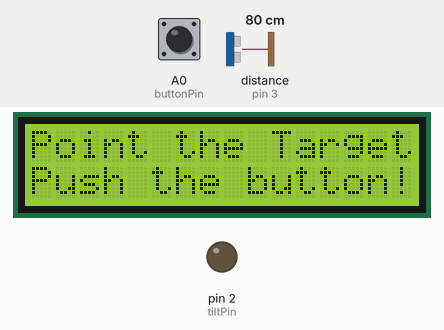
This sketch was run on a simulated Arduino Uno, built with avr-gcc and run on an emulated ATmega328P. On the bench: 16×2 character LCD, output pins drawn as LEDs (lit = HIGH). The test bench sets the inputs (shaded band); at power-on: A0 (buttonPin) HIGH, distance to the obstacle (sensor on pin 3) 80 cm. The echo pulse lasts 58.3 µs per cm; what the sketch prints to the serial monitor is not drawn.

Above: at 1.2 s.
1.3 s: A0 (buttonPin) pulled LOW for 0.15 s
At 4.3 s:
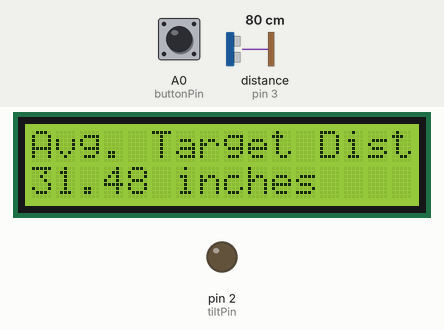
4.4 s: A0 (buttonPin) pulled LOW for 3.2 s
At 7.5 s:
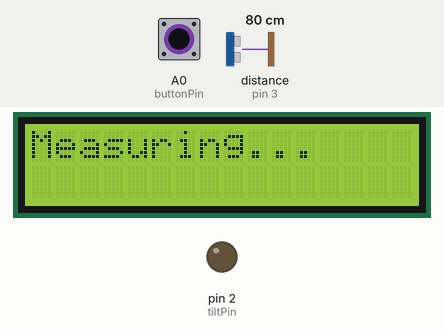
Timing chart, 0 to 9.0 s (numbered marks = the images above; inputs shaded):
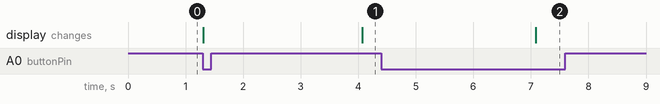

Measured:
- after the input at 1.3 s, the display: first changes at once (image 1 shows a later state)
- after the input at 4.4 s, the display: changes after 2.7 s (image 2)

The sketch:

ultrasonic_distance_calculator.ino
```cpp
// Libraries
#include <LiquidCrystal.h>

// Variables
// for Ultrasonic distance (HC-SR04) sensor
int tiltPin = 2;
int echoPin = 3;
int pingTravelTime;
float pingTravelDist;
float targetDist;
int microSec = 10;
int delayTime = 50;
// for lcd display
int rs = 7;
int en = 8;
int d4 = 9;
int d5 = 10;
int d6 = 11;
int d7 = 12;
int wait = 3000;
// creating object for library
LiquidCrystal lcd(rs, en, d4, d5, d6, d7);
// for button
int buttonPin = A0;
int buttonVal;
// variables for 'for' loop...makes the measurement more accurate.
int numMeas=50;
float avgDist;
float distSum = 0;

void setup() {
  // setting pinModes for pins
  pinMode(tiltPin, OUTPUT);
  pinMode(echoPin, INPUT);

  pinMode(buttonPin, INPUT);
  digitalWrite(buttonPin, HIGH);  // using internal pull up resistor.
  // starting lcd display
  lcd.begin(16, 2);
  // starting serial monitor
  Serial.begin(9600);
}

void loop() {
  buttonVal = digitalRead(buttonPin);
  // Printing instructions for user.
  lcd.setCursor(0, 0);
  lcd.print("Point the Target!");
  lcd.setCursor(0, 1);
  lcd.print("Push the button!");
  // waiting for user to press button...
  while(buttonVal == 1){
    buttonVal = digitalRead(buttonPin);
  }
  // calculating the measurements for accurate measurement.
  lcd.clear();
  lcd.setCursor(0,0);
  lcd.print("Measuring...");
  for(int i=1;i<=numMeas;i+=1){
  digitalWrite(tiltPin, LOW);
  delayMicroseconds(microSec);
  digitalWrite(tiltPin, HIGH);
  delayMicroseconds(microSec);
  digitalWrite(tiltPin, LOW);
  pingTravelTime = pulseIn(echoPin, HIGH);
  pingTravelDist = ((pingTravelTime * 767. * 5280. * 12.) / (3600. * 1000000.));
  targetDist = pingTravelDist / 2;
  delay(delayTime);
  distSum = distSum + targetDist;
  }
  avgDist = distSum / numMeas;
  // printing the final output on lcd screen.
  Serial.println(avgDist);
  lcd.clear();
  lcd.setCursor(0, 0);
  lcd.print("Avg. Target Dist.");
  lcd.setCursor(0, 1);
  lcd.print(avgDist);
  lcd.print(" inches");
  delay(wait);

  distSum = 0; // finally making distSum = 0...so that it do not store the old values.
}
```
